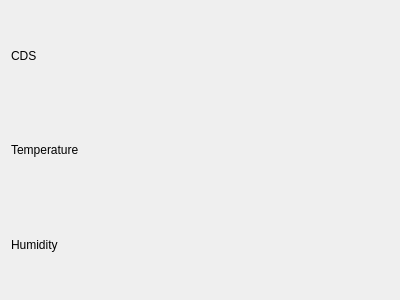
<?xml version="1.0" encoding="UTF-8"?>
<ui version="4.0">
 <class>Tab4SensorDisplay</class>
 <widget class="QWidget" name="Tab4SensorDisplay">
  <property name="geometry">
   <rect>
    <x>0</x>
    <y>0</y>
    <width>400</width>
    <height>300</height>
   </rect>
  </property>
  <property name="windowTitle">
   <string>Form</string>
  </property>
  <layout class="QHBoxLayout" name="horizontalLayout_4">
   <item>
    <layout class="QVBoxLayout" name="verticalLayout">
     <item>
      <layout class="QHBoxLayout" name="horizontalLayout_3">
       <item>
        <widget class="QLabel" name="lbCdsName">
         <property name="text">
          <string>CDS</string>
         </property>
        </widget>
       </item>
       <item>
        <widget class="QLabel" name="lbCdsValue">
         <property name="text">
          <string/>
         </property>
        </widget>
       </item>
      </layout>
     </item>
     <item>
      <layout class="QHBoxLayout" name="horizontalLayout_2">
       <item>
        <widget class="QLabel" name="lbTempName">
         <property name="text">
          <string>Temperature</string>
         </property>
        </widget>
       </item>
       <item>
        <widget class="QLabel" name="lbTempValue">
         <property name="text">
          <string/>
         </property>
        </widget>
       </item>
      </layout>
     </item>
     <item>
      <layout class="QHBoxLayout" name="horizontalLayout">
       <item>
        <widget class="QLabel" name="lbHumiName">
         <property name="text">
          <string>Humidity</string>
         </property>
        </widget>
       </item>
       <item>
        <widget class="QLabel" name="lbHumiValue">
         <property name="text">
          <string/>
         </property>
        </widget>
       </item>
      </layout>
     </item>
    </layout>
   </item>
  </layout>
 </widget>
 <resources/>
 <connections/>
</ui>
